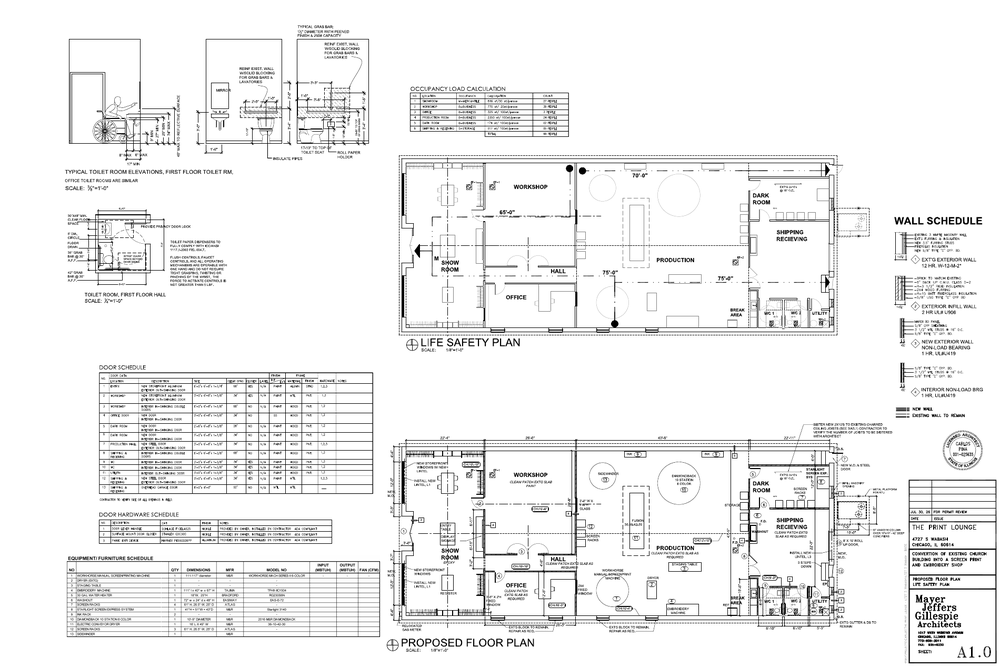
#> input picture tmp/pdfs/reference-schedules.png, 1000 x 667 px, shrunk from 1900 x 1267 before the run
$ python analyze_walls.py ../tmp/pdfs/reference-schedules.png
#> lines starting #> are read from the running program, lines starting #| are printed output that depends on the picture; after the words box and inside, x2 and y2 are one past the last pixel; in counts of white or black regions, pixels touching at a corner belong together
#!/usr/bin/env python3
"""
Analyze a floor plan or elevation underlay image using OpenCV Hough line detection.
Outputs wall segment coordinates in canvas feet ready for place_wall() MCP calls.

Improvements over v1:
  - Bilateral filter instead of Gaussian (preserves sharp wall edges)
  - Larger morphological close kernel (bridges double-line wall gaps)
  - Adaptive Hough parameters scaled to image resolution
  - Angle snapping to dominant building-grid angles
  - Collinear segment merging (combines door/window-interrupted wall fragments)
"""

import cv2
import numpy as np
import argparse
import json
import sys
import math


def px_to_ft(px_val, scale_ft_per_px):
    return round(px_val * scale_ft_per_px, 2)


def preprocess_floor_plan(gray):
    """
    Bilateral filter preserves wall edges while smoothing interior noise.
    5×5 morphological close bridges the gap between double-line walls
    (vs old 3×3 which was too small to join them).
    """
    bilateral = cv2.bilateralFilter(gray, d=5, sigmaColor=40, sigmaSpace=5)
    kernel = cv2.getStructuringElement(cv2.MORPH_RECT, (5, 5))
    return cv2.morphologyEx(bilateral, cv2.MORPH_CLOSE, kernel)


def preprocess_elevation(gray):
    """Preserve thin single architectural lines while handling JPEG artifacts."""
    denoised = cv2.fastNlMeansDenoising(gray, h=6, templateWindowSize=7, searchWindowSize=21)
    adaptive = cv2.adaptiveThreshold(
        denoised, 255,
        cv2.ADAPTIVE_THRESH_GAUSSIAN_C,
        cv2.THRESH_BINARY_INV,
        blockSize=21, C=8
    )
    kernel = cv2.getStructuringElement(cv2.MORPH_RECT, (2, 1))
    return cv2.dilate(adaptive, kernel, iterations=1)


# ── Geometry helpers ──────────────────────────────────────────────────────────

def angle_diff(a, b):
    """Minimum angular difference between two line angles in [0, 180)."""
    d = abs(a - b) % 180
    return min(d, 180 - d)


def point_to_line_dist(x1, y1, x2, y2, px, py):
    """Perpendicular distance from (px, py) to the infinite line through (x1,y1)-(x2,y2)."""
    dx, dy = x2 - x1, y2 - y1
    denom = math.hypot(dx, dy)
    if denom < 1e-6:
        return math.hypot(px - x1, py - y1)
    return abs(dy * px - dx * py + x2 * y1 - y2 * x1) / denom


# ── Stage 1: dominant angle detection ────────────────────────────────────────

def find_dominant_angles(segments, bin_deg=5, min_frac=0.04):
    """
    Find angles that represent at least min_frac of total segments.
    Uses 5° bins for finer resolution than the 15° display buckets.
    """
    if not segments:
        return []
    bins = {}
    for s in segments:
        bucket = round(s[4] / bin_deg) * bin_deg % 180
        bins[bucket] = bins.get(bucket, 0) + 1
    min_count = max(2, int(len(segments) * min_frac))
    return sorted(ang for ang, cnt in bins.items() if cnt >= min_count)


# ── Stage 2: angle snapping ───────────────────────────────────────────────────

def snap_segments_to_dominant(segments, dominant_angles, snap_tol_deg=12.0):
    """
    Snap each segment's angle to the nearest dominant angle if within snap_tol_deg.
    Segment is rotated around its midpoint so length is preserved.
    Segments outside snap_tol_deg of any dominant angle are left unchanged.
    """
    if not dominant_angles:
        return segments
    result = []
    for x1, y1, x2, y2, ang in segments:
        best = min(dominant_angles, key=lambda d: angle_diff(ang, d))
        if angle_diff(ang, best) > snap_tol_deg:
            result.append((x1, y1, x2, y2, ang))
            continue
        # Rotate to snapped angle, keeping midpoint and length fixed
        mx, my = (x1 + x2) / 2, (y1 + y2) / 2
        half = math.hypot(x2 - x1, y2 - y1) / 2
        rad = math.radians(best % 180)
        dx, dy = math.cos(rad) * half, math.sin(rad) * half
        result.append((mx - dx, my - dy, mx + dx, my + dy, best % 180))
    return result


# ── Stage 3: collinear merging ────────────────────────────────────────────────

def merge_collinear_segments(segments, angle_tol_deg=5.0, perp_tol_px=8.0, gap_tol_px=25.0):
    """
    Merge wall fragments that lie on the same infinite line into single segments.
    Uses union-find so transitive merges (A-B, B-C → A-B-C) work correctly.

    Two segments are considered the same wall if:
      1. Their angles differ by less than angle_tol_deg
      2. The midpoint of one sits within perp_tol_px of the other's infinite line
      3. Their along-direction extents overlap or are within gap_tol_px (bridging doors/windows)
    """
    n = len(segments)
    if n < 2:
        return segments

    # Union-find with path compression
    parent = list(range(n))

    def find(x):
        root = x
        while parent[root] != root:
            root = parent[root]
        while parent[x] != root:
            parent[x], x = root, parent[x]
        return root

    def union(a, b):
        parent[find(a)] = find(b)

    for i in range(n):
        x1, y1, x2, y2, ai = segments[i]
        rad_i = math.radians(ai)
        ux, uy = math.cos(rad_i), math.sin(rad_i)
        i_min = min(x1 * ux + y1 * uy, x2 * ux + y2 * uy)
        i_max = max(x1 * ux + y1 * uy, x2 * ux + y2 * uy)

        for j in range(i + 1, n):
            ox1, oy1, ox2, oy2, aj = segments[j]

            if angle_diff(ai, aj) > angle_tol_deg:
                continue

            jmx, jmy = (ox1 + ox2) / 2, (oy1 + oy2) / 2
            if point_to_line_dist(x1, y1, x2, y2, jmx, jmy) > perp_tol_px:
                continue

            j_min = min(ox1 * ux + oy1 * uy, ox2 * ux + oy2 * uy)
            j_max = max(ox1 * ux + oy1 * uy, ox2 * ux + oy2 * uy)
            gap = max(i_min, j_min) - min(i_max, j_max)
            if gap > gap_tol_px:
                continue

            union(i, j)

    # Collect components
    groups = {}
    for i in range(n):
        groups.setdefault(find(i), []).append(i)

    result = []
    for indices in groups.values():
        if len(indices) == 1:
            result.append(segments[indices[0]])
            continue

        group_segs = [segments[k] for k in indices]

        # Canonical direction: average angle of the group
        avg_angle = sum(s[4] for s in group_segs) / len(group_segs)
        rad = math.radians(avg_angle)
        ux, uy = math.cos(rad), math.sin(rad)
        px, py = -uy, ux  # perpendicular direction

        # Average perpendicular offset (position of the shared line)
        avg_perp = (sum(s[0] * px + s[1] * py for s in group_segs) / len(group_segs))

        # Extent: min/max along-direction across all endpoints
        all_along = []
        for gx1, gy1, gx2, gy2, _ in group_segs:
            all_along.append(gx1 * ux + gy1 * uy)
            all_along.append(gx2 * ux + gy2 * uy)
        along_min, along_max = min(all_along), max(all_along)

        # Reconstruct merged segment from line coordinates
        nx1 = along_min * ux + avg_perp * px
        ny1 = along_min * uy + avg_perp * py
        nx2 = along_max * ux + avg_perp * px
        ny2 = along_max * uy + avg_perp * py

        result.append((nx1, ny1, nx2, ny2, avg_angle))

    return result


# ── Stage 4: deduplication ────────────────────────────────────────────────────

def deduplicate_segments(segments, dist_px=8.0, angle_tol_deg=4.0):
    """Remove near-duplicate segments (same line detected multiple times by Hough)."""
    kept = []
    for x1, y1, x2, y2, angle in segments:
        mx, my = (x1 + x2) / 2, (y1 + y2) / 2
        is_dup = any(
            angle_diff(angle, ka) < angle_tol_deg and
            math.hypot(mx - (kx1+kx2)/2, my - (ky1+ky2)/2) < dist_px
            for kx1, ky1, kx2, ky2, ka in kept
        )
        if not is_dup:
            kept.append((x1, y1, x2, y2, angle))
    return kept


# ── Main analysis ─────────────────────────────────────────────────────────────

def analyze(image_path, real_width_ft, min_length_px, max_length_ft, top_n, mode, debug_out):
#> called with image_path = '../tmp/pdfs/reference-schedules.png', real_width_ft = 88, min_length_px = 30, max_length_ft = 40, top_n = 50, mode = 'floor-plan'
    img = cv2.imread(image_path)
#> img is the input picture: shape (667, 1000, 3); min 0, max 255, mean 240.2
    if img is None:
        print(f"ERROR: Could not read image at {image_path}", file=sys.stderr)
        sys.exit(1)

    h, w = img.shape[:2]
#> h = 667; w = 1000
    scale = real_width_ft / w       # ft per pixel
#> scale = 0.088
    px_per_ft = w / real_width_ft   # pixels per foot
#> px_per_ft = 11.36
    max_length_px = max_length_ft / scale
#> max_length_px = 454.5

    print(f"Image: {w}×{h}px  |  {px_per_ft:.1f} px/ft  |  "
          f"Real: {real_width_ft:.1f} × {h*scale:.1f} ft", file=sys.stderr)
    print(f"Mode: {mode}", file=sys.stderr)
    print(f"Length filter: {min_length_px*scale:.1f}–{max_length_ft:.1f} ft  "
          f"({min_length_px:.0f}–{max_length_px:.0f} px)", file=sys.stderr)

    gray = cv2.cvtColor(img, cv2.COLOR_BGR2GRAY)

    # Adaptive Hough parameters — scale to image resolution so the same real-world
    # thresholds apply regardless of scan DPI or image size.
    hough_threshold = max(20, int(px_per_ft * 1.2))   # ~1.2 votes per foot of wall
#> hough_threshold = 20
    max_line_gap    = max(6,  int(px_per_ft * 0.4))   # bridge gaps up to ~0.4 ft
#> max_line_gap = 6
    perp_tol_px     = max(6,  int(px_per_ft * 0.4))   # ~0.4 ft perp tolerance for merge
#> perp_tol_px = 6
    gap_tol_px      = max(20, int(px_per_ft * 2.0))   # bridge door/window gaps up to ~2 ft
#> gap_tol_px = 22

    if mode == 'elevation':
        preprocessed = preprocess_elevation(gray)
        hough_threshold = max(15, int(px_per_ft * 0.8))
        max_line_gap    = max(20, int(px_per_ft * 0.6))
        edges = preprocessed
        unique = set(np.unique(preprocessed))
        if not unique.issubset({0, 255}):
            edges = cv2.Canny(preprocessed, 30, 100, apertureSize=3)
    else:
        preprocessed = preprocess_floor_plan(gray)
#> in preprocess_floor_plan, `return cv2.morphologyEx(bilateral, cv2.MORPH_CLOSE, kernel)`:
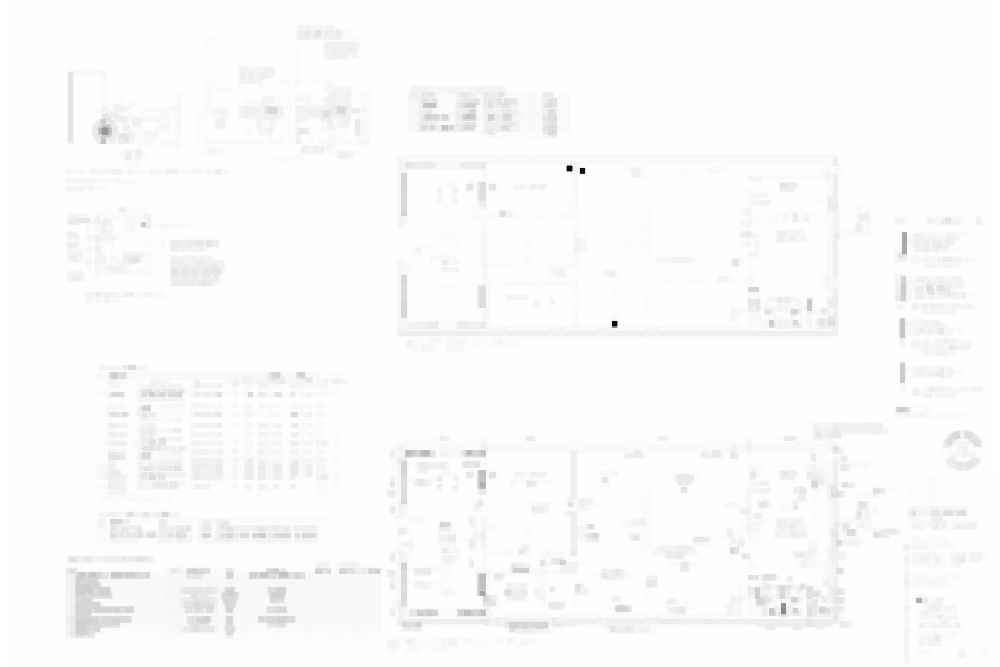
#> returned value: shape (667, 1000); min 7, max 255, mean 251
        edges = cv2.Canny(preprocessed, 50, 150, apertureSize=3)
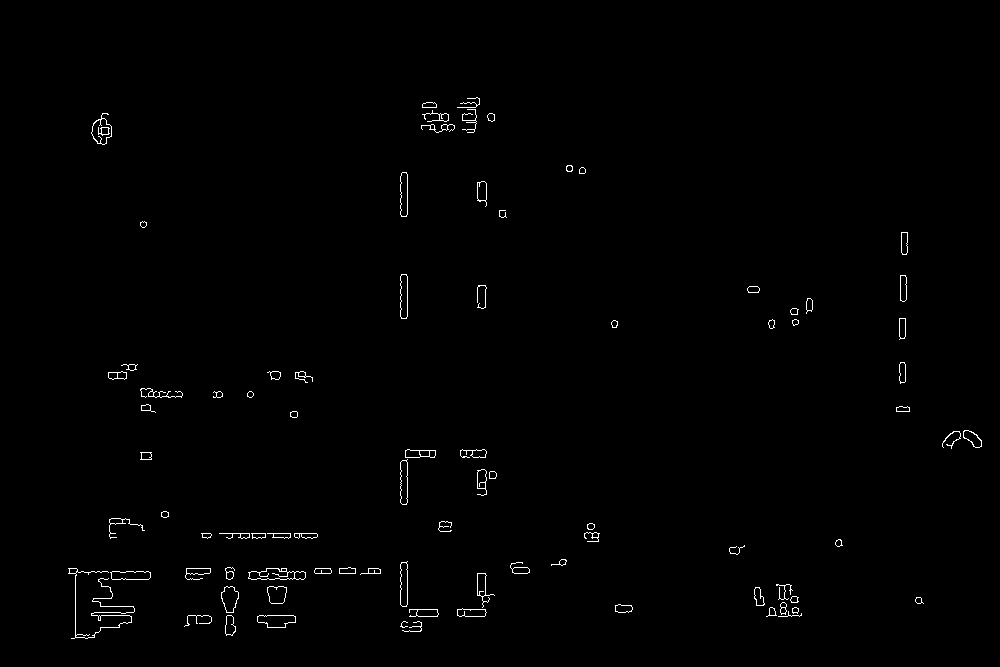
#> edges: shape (667, 1000); 0.73% white in thin lines or dots, all inside (x1, y1, x2, y2) = (68, 97, 982, 639)

    if debug_out:
        cv2.imwrite(debug_out.replace('.png', '_edges.png'), edges)

    lines = cv2.HoughLinesP(
        edges,
        rho=1,
        theta=np.pi / 180,
        threshold=hough_threshold,
        minLineLength=min_length_px,
        maxLineGap=max_line_gap,
    )
#> lines = 22 rows, first 6: [407, 502, 407, 457], [112, 579, 148, 579], [91, 571, 148, 571], [219, 533, 316, 533], [259, 615, 293, 615], [339, 573, 380, 573]

    if lines is None:
        print("No lines detected.", file=sys.stderr)
        sys.exit(1)

    print(f"\nRaw Hough: {len(lines)} segments", file=sys.stderr)

    # Filter by length → (x1, y1, x2, y2, angle_deg)
    segments = []
    for line in lines:
        x1, y1, x2, y2 = map(float, line[0])
        length = math.hypot(x2 - x1, y2 - y1)
        if min_length_px <= length <= max_length_px:
            angle_deg = math.degrees(math.atan2(y2 - y1, x2 - x1)) % 180
            segments.append((x1, y1, x2, y2, angle_deg))
#> this loop made 22 passes
#> (x1, y1, x2, y2, length, angle_deg) on passes 1 to 12: (407, 502, 407, 457, 45, 90), (112, 579, 148, 579, 36, 0), (91, 571, 148, 571, 57, 0), (219, 533, 316, 533, 97, 0), (259, 615, 293, 615, 34, 0), (339, 573, 380, 573, 41, 0), (226, 537, 316, 537, 90, 0), (400, 604, 400, 564, 40, 90), (94, 615, 129, 615, 35, 0), (75, 637, 75, 568, 69, 90), (401, 309, 401, 274, 35, 90), (400, 176, 401, 216, 40.01, 88.57)
#> after the loop, segments = 22 items, first 6: (407, 502, 407, 457, 90), (112, 579, 148, 579, 0), (91, 571, 148, 571, 0), (219, 533, 316, 533, 0), (259, 615, 293, 615, 0), (339, 573, 380, 573, 0)

    print(f"After length filter: {len(segments)}", file=sys.stderr)

    # ── Stage 1: dominant angle detection ─────────────────────────────────────
    dominant = find_dominant_angles(segments)
#> the loop in find_dominant_angles, `for s in segments:` made 22 passes
#> (s, bucket) on passes 1 to 12: ((407, 502, 407, 457, 90), 90), ((112, 579, 148, 579, 0), 0), ((91, 571, 148, 571, 0), 0), ((219, 533, 316, 533, 0), 0), ((259, 615, 293, 615, 0), 0), ((339, 573, 380, 573, 0), 0), ((226, 537, 316, 537, 0), 0), ((400, 604, 400, 564, 90), 90), ((94, 615, 129, 615, 0), 0), ((75, 637, 75, 568, 90), 90), ((401, 309, 401, 274, 90), 90), ((400, 176, 401, 216, 88.57), 90)
#> after the loop in find_dominant_angles, `for s in segments:`: bins = {90: 9, 0: 13}
#> in find_dominant_angles, `min_count = max(2, int(len(segments) * min_frac))`: min_count = 2
#> dominant = [0, 90]
    print(f"Dominant angles: {[f'{a}°' for a in dominant]}", file=sys.stderr)

    # ── Stage 2: snap to dominant angles ──────────────────────────────────────
    if dominant:
        segments = snap_segments_to_dominant(segments, dominant, snap_tol_deg=12.0)
#> the loop in snap_segments_to_dominant, `for x1, y1, x2, y2, ang in segments:` made 22 passes
#> (x1, y1, x2, y2, ang, best, mx) on passes 1 to 12: (407, 502, 407, 457, 90, 90, 407), (112, 579, 148, 579, 0, 0, 130), (91, 571, 148, 571, 0, 0, 119.5), (219, 533, 316, 533, 0, 0, 267.5), (259, 615, 293, 615, 0, 0, 276), (339, 573, 380, 573, 0, 0, 359.5), (226, 537, 316, 537, 0, 0, 271), (400, 604, 400, 564, 90, 90, 400), (94, 615, 129, 615, 0, 0, 111.5), (75, 637, 75, 568, 90, 90, 75), (401, 309, 401, 274, 90, 90, 401), (400, 176, 401, 216, 88.57, 90, 400.5)
#> after the loop in snap_segments_to_dominant, `for x1, y1, x2, y2, ang in segments:`: result = 22 items, first 6: (407, 457, 407, 502, 90), (112, 579, 148, 579, 0), (91, 571, 148, 571, 0), (219, 533, 316, 533, 0), (259, 615, 293, 615, 0), (339, 573, 380, 573, 0)
#> segments has the same summary as result in snap_segments_to_dominant
        print(f"After angle snap: {len(segments)} (angles regularised)", file=sys.stderr)

    # ── Stage 3: merge collinear fragments ────────────────────────────────────
    before = len(segments)
#> before = 22
    segments = merge_collinear_segments(
        segments,
        angle_tol_deg=5.0,
        perp_tol_px=perp_tol_px,
        gap_tol_px=gap_tol_px,
    )
#> the loop in merge_collinear_segments, `for i in range(n):` made 22 passes
#> (x1, y1, x2, y2, ai, rad_i, ux, uy) on passes 1 to 5: (407, 457, 407, 502, 90, 1.57, 6.12e-17, 1), (112, 579, 148, 579, 0, 0, 1, 0), (91, 571, 148, 571, 0, 0, 1, 0), (219, 533, 316, 533, 0, 0, 1, 0), (259, 615, 293, 615, 0, 0, 1, 0)
#> (x1, y1, x2, y2, ai, rad_i, ux, uy) on pass 6: (339, 573, 380, 573, 0, 0, 1, 0)
    print(f"After collinear merge: {before} → {len(segments)} segments", file=sys.stderr)

    # Re-apply length filter — merged segments can overshoot max_length_ft
    segments = [s for s in segments
                if min_length_px <= math.hypot(s[2]-s[0], s[3]-s[1]) <= max_length_px]
    print(f"After re-filter: {len(segments)}", file=sys.stderr)

    # ── Stage 4: deduplicate ──────────────────────────────────────────────────
    before = len(segments)
    segments = deduplicate_segments(segments, dist_px=8.0, angle_tol_deg=4.0)
#> the loop in deduplicate_segments, `for x1, y1, x2, y2, angle in segments:` made 16 passes
#> (x1, y1, x2, y2, angle) on passes 1 to 12: (407, 457, 407, 502, 90), (112, 579, 148, 579, 0), (69, 571.5, 148, 571.5, 0), (219, 535, 316, 535, 0), (259, 615, 293, 615, 0), (339, 573, 380, 573, 0), (400, 564, 400, 604, 90), (94, 611, 133, 611, 0), (75, 568, 75, 637, 90), (402.7, 274, 402.7, 316, 90), (400.5, 176, 400.5, 216, 90), (248, 578.5, 286, 578.5, 0)
    print(f"After dedup: {before} → {len(segments)}", file=sys.stderr)

    # Sort by length descending and take top N
    segments.sort(key=lambda s: -math.hypot(s[2]-s[0], s[3]-s[1]))
    top = segments[:top_n]

    # Angle distribution display
    angle_bins = {}
    for s in segments:
        bucket = round(s[4] / 15) * 15
        angle_bins[bucket] = angle_bins.get(bucket, 0) + 1
#> this loop made 15 passes
    print("\nAngle distribution (15° buckets):", file=sys.stderr)
    for ang in sorted(angle_bins):
        bar = '█' * min(angle_bins[ang], 40)
        print(f"  {ang:3d}°: {bar} {angle_bins[ang]}", file=sys.stderr)
#> this loop made 2 passes
#> ang on pass 2: 90

    # Build output
    walls = []
    for x1, y1, x2, y2, angle in top:
        if x1 > x2:
            x1, y1, x2, y2 = x2, y2, x1, y1
        length_ft = math.hypot(x2 - x1, y2 - y1) * scale
        walls.append({
            'x1_ft':     px_to_ft(x1, scale),
            'y1_ft':     px_to_ft(y1, scale),
            'x2_ft':     px_to_ft(x2, scale),
            'y2_ft':     px_to_ft(y2, scale),
            'angle_deg': round(angle, 1),
            'length_ft': round(length_ft, 2),
        })
#> this loop made 15 passes

    print(f"\nTop {len(walls)} wall segments:", file=sys.stderr)
    for i, wl in enumerate(walls):
        print(f"  {i+1:2d}. ({wl['x1_ft']}, {wl['y1_ft']}) → ({wl['x2_ft']}, {wl['y2_ft']})"
              f"  {wl['length_ft']:.1f}ft  {wl['angle_deg']}°", file=sys.stderr)
#> this loop made 15 passes

    print(json.dumps(walls, indent=2))
#> (printed output is left out)

    if debug_out:
        vis = img.copy()
        for wl in walls:
            p1 = (int(wl['x1_ft'] / scale), int(wl['y1_ft'] / scale))
            p2 = (int(wl['x2_ft'] / scale), int(wl['y2_ft'] / scale))
            cv2.line(vis, p1, p2, (0, 0, 255), 2)
            cv2.circle(vis, p1, 4, (0, 255, 0), -1)
            cv2.circle(vis, p2, 4, (255, 0, 0), -1)
        cv2.imwrite(debug_out, vis)
        print(f"Debug image written: {debug_out}", file=sys.stderr)

    return walls


def main():
    parser = argparse.ArgumentParser(
        description='Detect wall segments in a floor plan or elevation using OpenCV Hough lines')
    parser.add_argument('image', help='Path to image file')
    parser.add_argument('--real-width-ft', type=float, default=88.0,
                        help='Real-world width of the image in feet (from underlay calibration)')
    parser.add_argument('--min-length-px', type=float, default=30.0,
                        help='Minimum segment length in pixels')
    parser.add_argument('--max-length-ft', type=float, default=40.0,
                        help='Maximum segment length in feet (filters image-spanning artifacts)')
    parser.add_argument('--top-n', type=int, default=50,
                        help='Number of top segments to return (sorted by length)')
    parser.add_argument('--mode', choices=['floor-plan', 'elevation'], default='floor-plan',
                        help='Detection mode')
    parser.add_argument('--debug-out', type=str, default=None,
                        help='Write a debug overlay image to this path')
    args = parser.parse_args()

    analyze(args.image, args.real_width_ft, args.min_length_px, args.max_length_ft,
            args.top_n, args.mode, args.debug_out)


if __name__ == '__main__':
    main()
